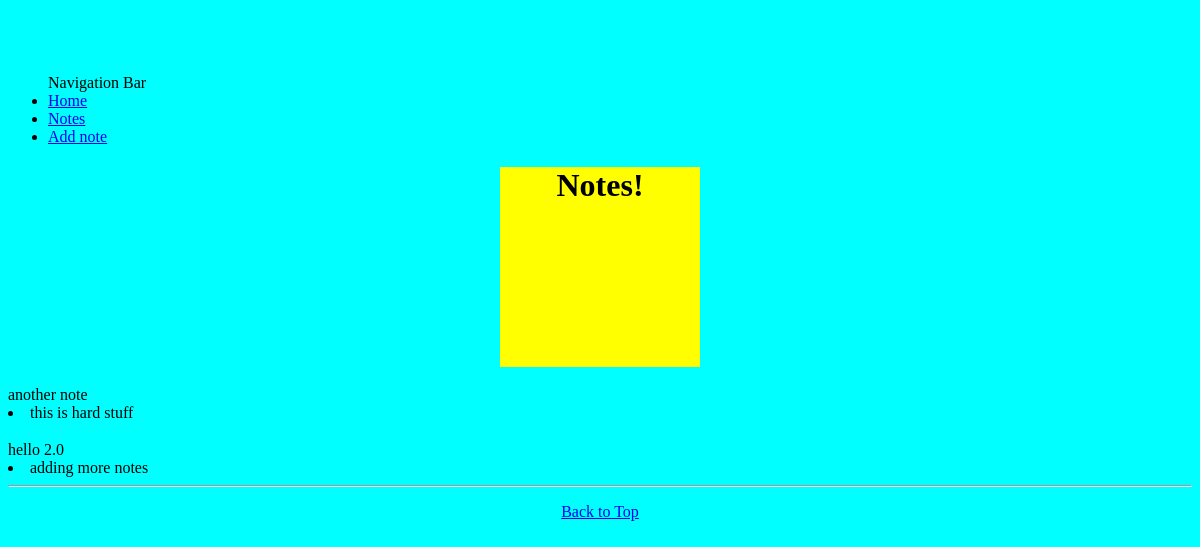
Before: /notes/ with the older database file.
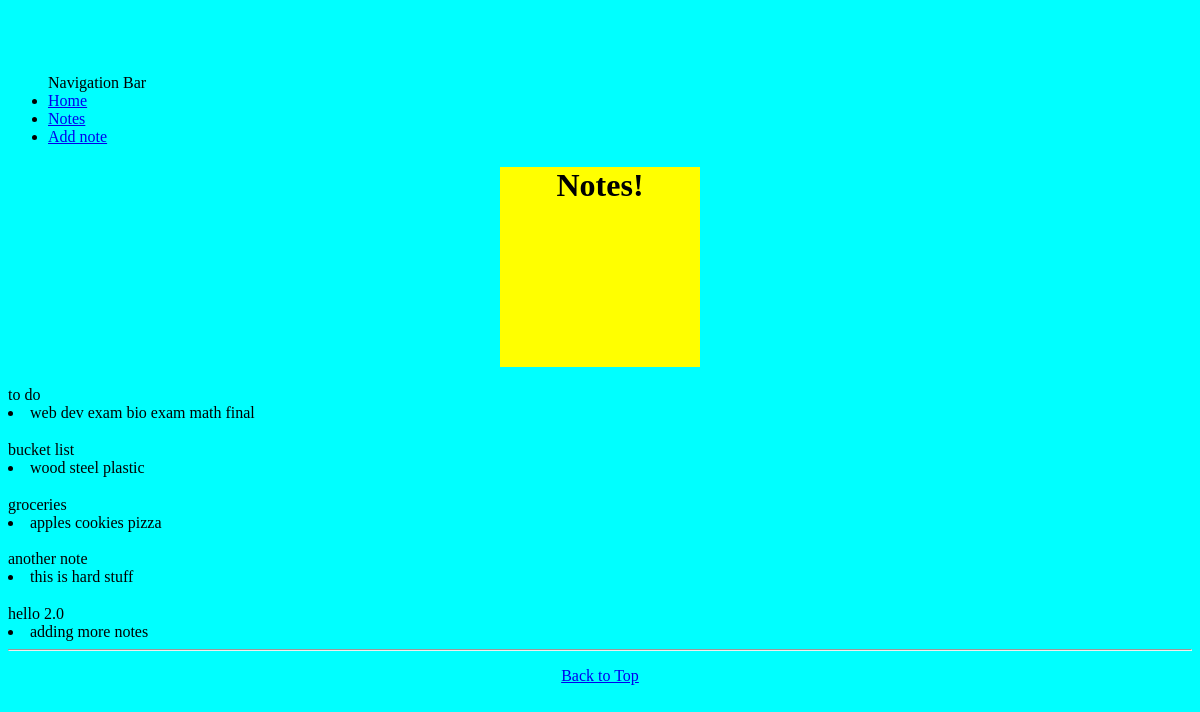
After: the same page with the newer database file.
### notes/models.py (models this page shows, shortened)
class Note(models.Model):
    title = models.CharField(max_length=150)
    body = models.TextField()
    pubTime = models.DateTimeField(auto_now_add = True)

### notes/views.py (the view)
def index_view(request):
    notes = Note.objects.all().order_by('-pubTime')
    return render(request, 'notes/index.html',{'notes':notes})

### notes/templates/notes/index.html (shortened to what this page needs)
{% extends 'base.html' %}
{% load static %}
{% block body %}
<div id='container'>
	<div id='animation'>
		<h1 align='center'>Notes!</h1>
	</div>
</div>
<div class = 'notes'>
	{% if notes %}
		{% for note in notes %}
		<a>{{note.title}}</a>
		<br>
		<li>{{note.body}}</li>
		{% endfor %}
	{% else %}
		<div class='alert alert-warning' align='center'>
			<h3>No Notes Yet!</h3>
		</div>
	{% endif %}
</div>
{% endblock body %}

### notes/templates/base.html (shortened to what this page needs)
{% load staticfiles %}
<!DOCTYPE HTML>
<html lang="en">
    <head>
        {% block stylesheets %}
        <link rel="stylesheet" href="{% static 'notes/base.css' %}" />
        {% endblock stylesheets %}
    </head>
    <body role="document">
        <div class="navbar navbar-inverse navbar-fixed-top" role="navigation">
            <div class="container">
                <div class="collapse navbar-collapse" id="bs-example-navbar-collapse-1">
                    <ul class="nav navbar-nav navbar-right">
                        Navigation Bar
                        <li>
                            <a class="navbar-brand" href="{% url 'home' %}">Home</a>
                        </li>
                        <li>
                            <a href="{%url 'notes:index'%}">Notes</a>
                        </li>
                        <li>
                            <a href="{% url 'notes:addnote'%}">Add note</a>
                        </li>
                    </ul>
                </div>
            </div>
        </div>
        <div class="container theme-showcase" role="main">
            {% block body %}
            {% endblock body %}
        </div>
        <hr>
        {% block footer %}
        <div class="container marketing">
        <footer>
            <p class="pull-right"><a href="#">Back to Top</a></p>
        </footer>
        </div>
        {% endblock footer %}
    </body>
</html>

### notes/static/notes/base.css (style rules this page uses)
body { padding-top: 50px; padding-bottom: 30px; background-color: #00FFFF; }
li { text-align: left; }
p { text-align: center; }
#container { margin: auto; width: 200px; height: 200px; background: yellow; }

Changed rows visible on the page:
added Note: title "to do", body "web dev exam bio exam math final"
added Note: title "bucket list", body "wood steel plastic"
added Note: title "groceries", body "apples cookies pizza"
